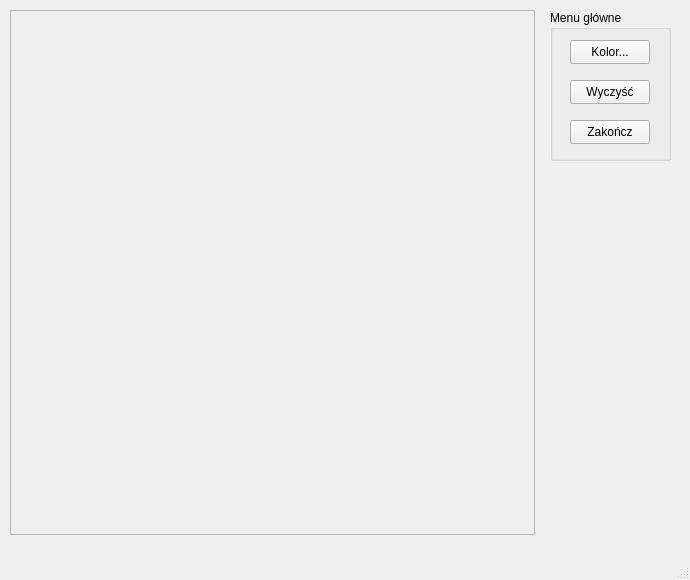
<?xml version="1.0" encoding="UTF-8"?>
<ui version="4.0">
 <class>MainWindow</class>
 <widget class="QMainWindow" name="MainWindow">
  <property name="geometry">
   <rect>
    <x>0</x>
    <y>0</y>
    <width>690</width>
    <height>580</height>
   </rect>
  </property>
  <property name="windowTitle">
   <string>PGK - Zadanie #6: ScanLine</string>
  </property>
  <widget class="QWidget" name="centralwidget">
   <widget class="QFrame" name="frame">
    <property name="geometry">
     <rect>
      <x>10</x>
      <y>10</y>
      <width>525</width>
      <height>525</height>
     </rect>
    </property>
    <property name="frameShape">
     <enum>QFrame::StyledPanel</enum>
    </property>
    <property name="frameShadow">
     <enum>QFrame::Raised</enum>
    </property>
   </widget>
   <widget class="QGroupBox" name="groupBox">
    <property name="geometry">
     <rect>
      <x>550</x>
      <y>10</y>
      <width>121</width>
      <height>151</height>
     </rect>
    </property>
    <property name="title">
     <string>Menu główne</string>
    </property>
    <widget class="QPushButton" name="clearButton">
     <property name="geometry">
      <rect>
       <x>20</x>
       <y>70</y>
       <width>80</width>
       <height>24</height>
      </rect>
     </property>
     <property name="text">
      <string>Wyczyść</string>
     </property>
    </widget>
    <widget class="QPushButton" name="exitButton">
     <property name="geometry">
      <rect>
       <x>20</x>
       <y>110</y>
       <width>80</width>
       <height>24</height>
      </rect>
     </property>
     <property name="text">
      <string>Zakończ</string>
     </property>
    </widget>
    <widget class="QPushButton" name="colorButton">
     <property name="geometry">
      <rect>
       <x>20</x>
       <y>30</y>
       <width>80</width>
       <height>24</height>
      </rect>
     </property>
     <property name="text">
      <string>Kolor...</string>
     </property>
    </widget>
   </widget>
  </widget>
  <widget class="QMenuBar" name="menubar">
   <property name="geometry">
    <rect>
     <x>0</x>
     <y>0</y>
     <width>690</width>
     <height>21</height>
    </rect>
   </property>
  </widget>
  <widget class="QStatusBar" name="statusbar"/>
 </widget>
 <resources/>
 <connections/>
</ui>
